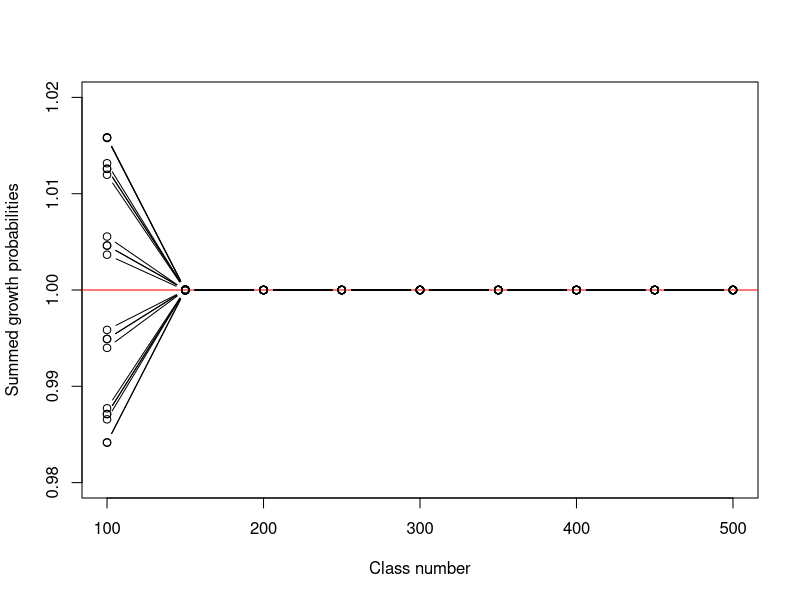

R code for this plot:
###### This script illustrates how the mesh point method actually works when you think
###### a bit about how many bins are actually needed, instead of making uninformed guesses.  

graphics.off()
rm(list=ls())

# what bin numbers to try? 
bins =seq(100,500,by=50)
minsize=0
maxsize=101

means=seq(49,51,0.1)
sd = 0.5 # SD of growth

dev.new(width=6, height = 4)
# run through different mean sizes and bin numbers to generate estimates of summed probabilities of growth to any bin
alldats=NULL



system.time({
for (mn in means) {

  dats=NULL
  for (binnum in bins){
  vec.bin = c(minsize, minsize+1:binnum*(maxsize-minsize)*(1/binnum)) 
  binmids <- 0.5*(vec.bin[2:length(vec.bin)] + vec.bin[1:(length(vec.bin)-1)])
  n.bin = length(binmids)
  binwidth=(maxsize-minsize)/n.bin
  grows2=binwidth*dnorm(binmids,mn,sd) #mesh pt approach
   
  growcdf <- pnorm(vec.bin,mn,sd)
  grows1 <- growcdf[2:length(vec.bin)]-growcdf[1:(length(vec.bin)-1)] #CDF difference approach
  
  totgrow=pnorm(maxsize,mn,sd)-pnorm(minsize,mn,sd)

  dats=rbind(dats,c(binnum,sum(grows2)))
  alldats=rbind(alldats,cbind(mn,binnum,sum(grows2)))
} # end bin num loop

  if (mn==min(means)){
    plot(dats[,1],dats[,2], type='b', xlab='Class number', ylab='Summed growth probabilities',ylim=c(0.98,1.02))
    abline(1,0, col='red')
  }else {points(dats[,1],dats[,2], type='b')}
 
} # end mn loop 

})
